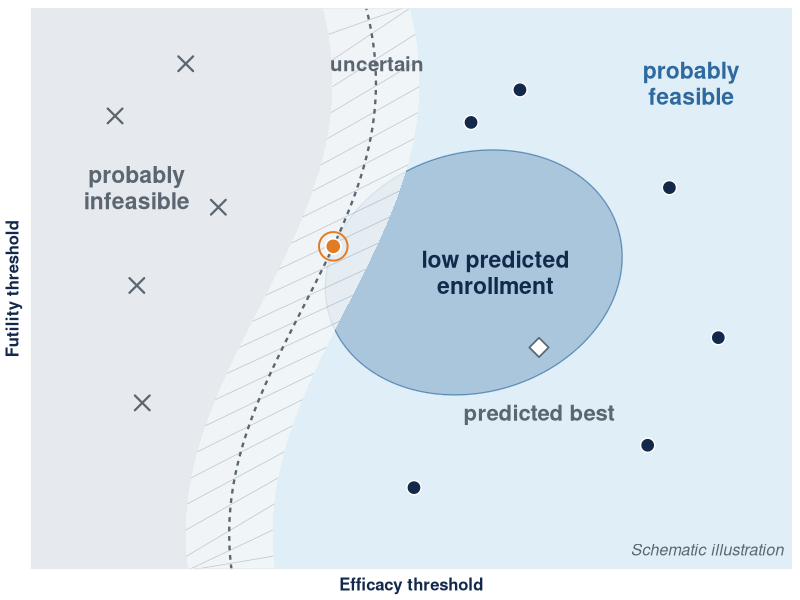

Generate this figure with R:
# make_fig_acquisition.R
# "Where should the next expensive simulation be spent?" -- acquisition-function
# intuition for the compmed BATON deck.
#
# SCHEMATIC ILLUSTRATION. Nothing here is simulation output. The feasibility
# boundary, the uncertainty band, the low-enrollment sub-region and every
# plotted evaluation are hand-drawn constructs whose only job is to teach the
# idea that a constrained-BO acquisition rule does NOT sample at the predicted
# best design. It samples where an expensive evaluation is most informative
# about improving the FEASIBLE optimum: on the uncertain edge of the feasible
# set, next to the region that looks cheapest.
#
# Visual grammar is shared with make_fig_search_intuition.R so the three
# design-space panels read as one system: same axis labels ("Efficacy
# threshold" / "Futility threshold"), blank axis text, bold navy axis titles,
# theme_minimal base, no legends, on-figure annotation only.
# Brand palette ONLY: navy #13294B, carolina #4B9CD3, carolina-deep #2E6A9F,
# graphite #5B6670, fog #F4F6F8, mist #E6EAEF, accent orange #E07C24.

library(ggplot2)

navy     <- "#13294B"
carolina <- "#4B9CD3"
cdeep    <- "#2E6A9F"
graphite <- "#5B6670"
fog      <- "#F4F6F8"
mist     <- "#E6EAEF"
accent   <- "#E07C24"

xlim <- c(0, 14)
ylim <- c(0, 8.6)

# ---- feasibility boundary: gently wavy, near-vertical curve -----------------
# infeasible to the LEFT of xb(y), feasible to the RIGHT.
xb <- function(y) 5.0 + 1.35 * sin((y - 4) / 2.2)

yy <- seq(ylim[1], ylim[2], length.out = 400)
bx <- xb(yy)
band <- 0.80  # half-width of the "uncertain" ribbon

bound_df <- data.frame(x = bx, y = yy)

infeasible_poly <- data.frame(
  x = c(bx, xlim[1], xlim[1]),
  y = c(yy, ylim[2], ylim[1])
)
feasible_poly <- data.frame(
  x = c(bx, xlim[2], xlim[2]),
  y = c(yy, ylim[2], ylim[1])
)

band_df <- data.frame(y = yy, xmin = bx - band, xmax = bx + band)

# ---- low predicted enrollment sub-region (inside the feasible set) ----------
th <- seq(0, 2 * pi, length.out = 240)
ell <- function(cx, cy, a, b, rot = 0) {
  x0 <- a * cos(th); y0 <- b * sin(th)
  data.frame(x = cx + x0 * cos(rot) - y0 * sin(rot),
             y = cy + x0 * sin(rot) + y0 * cos(rot))
}
low_en <- ell(8.15, 4.55, 2.75, 1.85, rot = 0.16)

# ---- hatching for the uncertainty ribbon ------------------------------------
# short diagonals stepped along y, each spanning the local ribbon width
ht <- seq(ylim[1] - 1.0, ylim[2] + 0.2, by = 0.40)
hatch <- data.frame(
  y    = ht,
  yend = ht + 0.80,
  x    = xb(ht) - band,
  xend = xb(ht + 0.80) + band
)
hatch <- hatch[hatch$yend > ylim[1] & hatch$y < ylim[2], ]
hatch$y    <- pmax(hatch$y, ylim[1])
hatch$yend <- pmin(hatch$yend, ylim[2])

# ---- evaluated points -------------------------------------------------------
past_infeasible <- data.frame(
  x = c(1.55, 2.85, 3.45, 1.95, 2.05),
  y = c(6.95, 7.75, 5.55, 4.35, 2.55)
)
past_feasible <- data.frame(
  x = c(7.05, 9.00, 11.75, 11.35, 12.65, 8.10),
  y = c(1.25, 7.35,  5.85,  1.90,  3.55, 6.85)
)
next_pt  <- data.frame(x = xb(4.95), y = 4.95)
# the model's predicted best design: deep inside the cheap region, far from the
# boundary, and therefore NOT where the next evaluation buys the most.
pred_best <- data.frame(x = 9.35, y = 3.40)



# ---- panel ------------------------------------------------------------------
p <- ggplot() +
  # regions
  geom_polygon(data = infeasible_poly, aes(x, y), fill = mist, colour = NA) +
  geom_polygon(data = feasible_poly, aes(x, y), fill = carolina,
               alpha = 0.17, colour = NA) +
  geom_polygon(data = low_en, aes(x, y), fill = cdeep, alpha = 0.30, colour = NA) +
  geom_path(data = low_en, aes(x, y), colour = cdeep, linewidth = 0.45, alpha = 0.65) +
  # uncertainty ribbon over the boundary
  geom_ribbon(data = band_df, aes(y = y, xmin = xmin, xmax = xmax),
              fill = fog, alpha = 0.80) +
  geom_segment(data = hatch, aes(x = x, xend = xend, y = y, yend = yend),
               colour = graphite, linewidth = 0.28, alpha = 0.30) +
  geom_path(data = bound_df, aes(x, y), colour = graphite,
            linewidth = 0.8, linetype = "22") +
  # evaluated points
  geom_point(data = past_infeasible, aes(x, y), shape = 4,
             colour = graphite, size = 4.2, stroke = 1.15) +
  geom_point(data = past_feasible, aes(x, y), shape = 21, fill = navy,
             colour = "white", size = 4.3, stroke = 0.7) +
  # the model's predicted best (deliberately subdued: we do NOT sample here)
  geom_point(data = pred_best, aes(x, y), shape = 23, fill = "white",
             colour = graphite, size = 4.6, stroke = 0.9) +
  geom_text(data = pred_best, aes(x, y - 1.00, label = "predicted best"),
            colour = graphite, size = 5.6, fontface = "bold") +
  # next candidate
  geom_point(data = next_pt, aes(x, y), shape = 21, fill = NA,
             colour = accent, size = 9.0, stroke = 1.0) +
  geom_point(data = next_pt, aes(x, y), shape = 21, fill = accent,
             colour = "white", size = 4.6, stroke = 0.9) +
  # region labels
  annotate("text", x = 1.95, y = 5.85, label = "probably\ninfeasible",
           colour = graphite, size = 5.8, fontface = "bold", lineheight = 0.95) +
  annotate("text", x = 12.15, y = 7.45, label = "probably\nfeasible",
           colour = cdeep, size = 5.8, fontface = "bold", lineheight = 0.95) +
  annotate("text", x = 8.55, y = 4.55, label = "low predicted\nenrollment",
           colour = navy, size = 5.8, fontface = "bold", lineheight = 0.95) +
  annotate("text", x = 6.37, y = 7.75, label = "uncertain",
           colour = graphite, size = 5.2, fontface = "bold") +
  # caption tag
  annotate("text", x = 13.85, y = 0.30, label = "Schematic illustration",
           colour = graphite, size = 4.1, fontface = "italic", hjust = 1) +
  scale_x_continuous(limits = xlim, expand = c(0, 0)) +
  scale_y_continuous(limits = ylim, expand = c(0, 0)) +
  labs(x = "Efficacy threshold", y = "Futility threshold") +
  theme_minimal(base_size = 12) +
  theme(
    axis.title  = element_text(size = 12, face = "bold", colour = navy),
    axis.text   = element_blank(),
    panel.grid  = element_blank(),
    panel.border = element_rect(colour = mist, fill = NA, linewidth = 0.6),
    legend.position = "none",
    plot.margin = margin(6, 6, 4, 4)
  )

if (!dir.exists("images")) dir.create("images", showWarnings = FALSE)
ggsave("images/fig_acquisition_regions.png", p,
       width = 8.6, height = 4.7, dpi = 300, bg = "white")
cat("written: images/fig_acquisition_regions.png\n")
